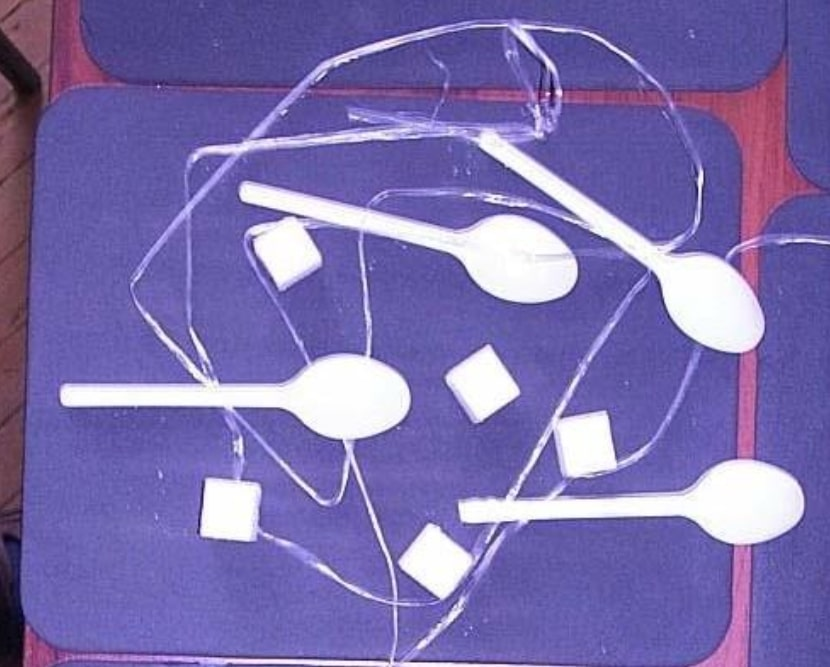
#> input picture pic2.jpg, 830 x 667 px
$ jupyter execute --allow-errors indiv2.ipynb
#> lines starting #> are read from the running program, lines starting #| are printed output that depends on the picture; after the words box and inside, x2 and y2 are one past the last pixel; in counts of white or black regions, pixels touching at a corner belong together
[cell 1]
from IPython import get_ipython
my_variables = set(dir())  # Write this line at the beginning of cell
my_variables = list(set(dir()) - my_variables)  # Write these 2 lines at the end of cell
get_ipython().magic('%reset_selective -f [{}]'.format(','.join(my_variables)))

import cv2 as cv
import numpy as np
import numpy.ma as ma
from matplotlib import pyplot as plt
from PIL import Image, ImageDraw
import pylab

[cell 2]
def plt_show(image, color = None):
    pic_size=5
    plt.figure(figsize = (pic_size, pic_size))
    plt.imshow(image, color)
    plt.show()

[cell 3]
def otsuFragment(pix, old):
    hist = hist_ar(pix)

    summ = 0
    for x in range(len(pix)):
        summ = summ +pix[x]

    indexMax = 0
    sigMax = 0.0

    l1 = 0
    o1 = 0

    if len(old)==0:
        old_new=[0]

    for thresh in range(1,len(hist)):

        if not thresh in old:
            l1 = l1 +  hist[thresh]

            # print("o1 ",o1)
            o1 =o1+ thresh * hist[thresh]

            # print("l1",l1)
            omega1 = l1 /len(pix)
            omega2 = 1.0 - omega1

            lyamda1 = o1 /l1
            lyamda2 = (summ - o1)/(len(pix) - l1)

            between = lyamda1 - lyamda2

            sigma = omega1 * omega2 * between * between

            if (sigma > sigMax):
                sigMax = sigma
                indexMax = thresh
    return indexMax

def hist_ar(pixarr):
        h = np.zeros(256, np.float32)
        for x in range(len(pixarr)):
            h[round(pixarr[x])]=h[round(pixarr[x])]+1
        for i in range(len(h)):
            if len(h)>i:
                if ((h[i]==0) & (len(h)>0)):
                    h=np.setdiff1d(h, 0)
                    i = i - 1
        return h

def otsu_loc(image_name):
#> called with image_name = 'pic2.jpg'
    partsH = 2;  partsV = 2

    ref = cv.imread(image_name, cv.IMREAD_GRAYSCALE)
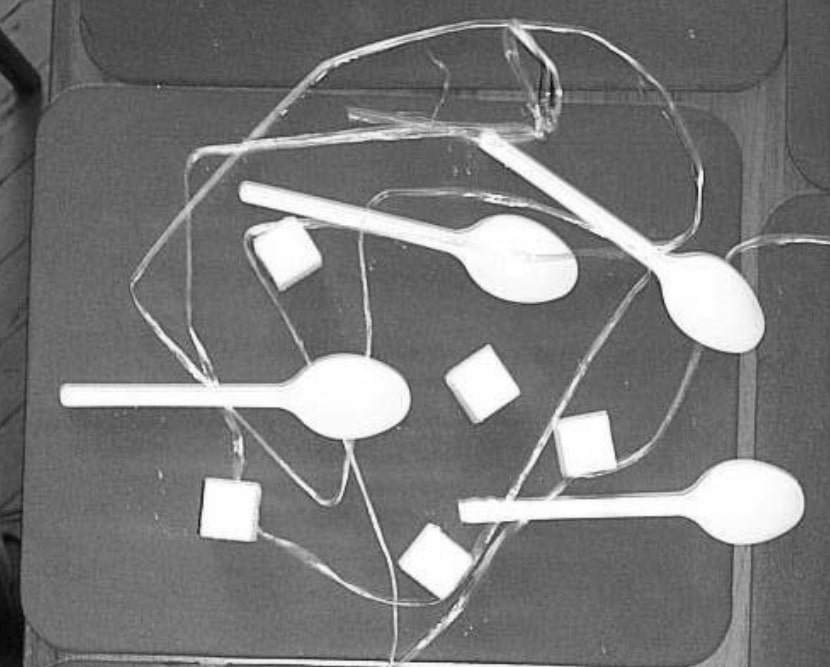
#> ref: shape (667, 830); min 3, max 255, mean 121.2
    image = Image.open(image_name)
    new_pix = ImageDraw.Draw(image)

    sizeV = image.size[1];  sizeH = image.size[0]
#> after `sizeV = image.size[1]`: sizeV = 667
#> after `sizeH = image.size[0]`: sizeH = 830

    stepV = np.array([x for x in range(0,sizeV-sizeV//partsH+1,int(sizeV//partsH))])
#> stepV = [0, 333]
    stepV=np.append(stepV,sizeV)
#> stepV = [0, 333, 667]

    stepH = np.array([x for x in range(0,sizeH-sizeH//partsV+1,int(sizeH//partsV))])
#> stepH = [0, 415]
    stepH=np.append(stepH, sizeH)
#> stepH = [0, 415, 830]

    pixarr = cv.imread(image_name, cv.IMREAD_GRAYSCALE)
    for i in range(len(stepV)-1):
        for j in range(len(stepH)-1):
            arr1 = arr = (pixarr[stepV[i]:stepV[i+1],stepH[j]:stepH[j+1]])
            limit = otsuFragment(arr1.reshape(len(arr)*len(arr[0])), [])
            for x in range(stepV[i],stepV[i+1]):
                for y in range(stepH[j],stepH[j+1]):
                    if arr[x-stepV[i],y-stepH[j]] < limit:
                        pix = 0
                    else:
                        pix = 255
                    ref[x][y]=pix
                    new_pix.point((y, x), (pix, pix, pix))
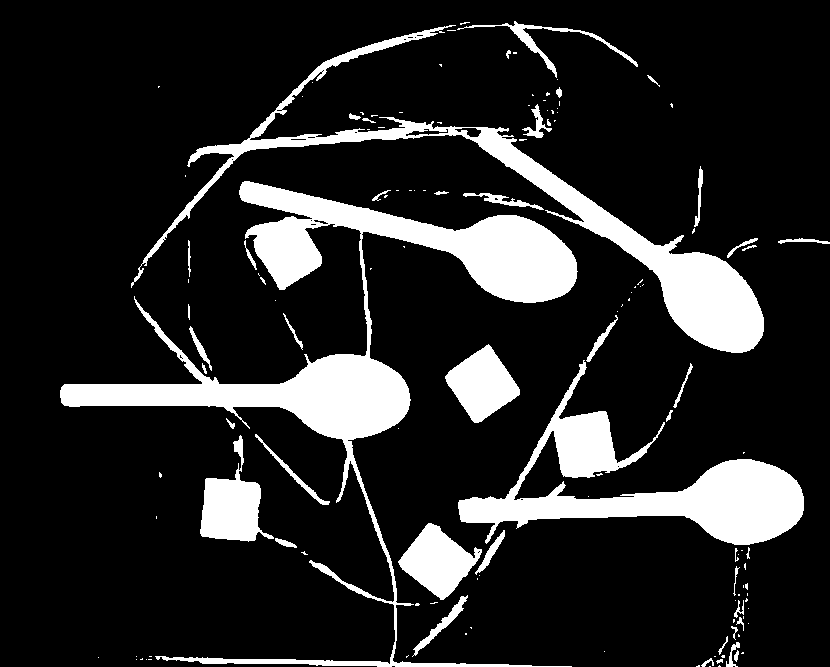
#> ref: shape (667, 830); 15.5% white; 135 white regions (90 under 20 px), largest, box (x1, y1, x2, y2) and area: (60, 181, 578, 667) 34068, (131, 25, 764, 353) 17990, (458, 360, 804, 545) 17753
    fig, ax = plt.subplots(1,2)
    plt.title("Local binarization Otsu's method")
    ax[0].imshow( Image.open(image_name) )
    ax[1].imshow(image)
    plt.show()
    return ref

$ run again, with pic1.jpg copied over pic2.jpg
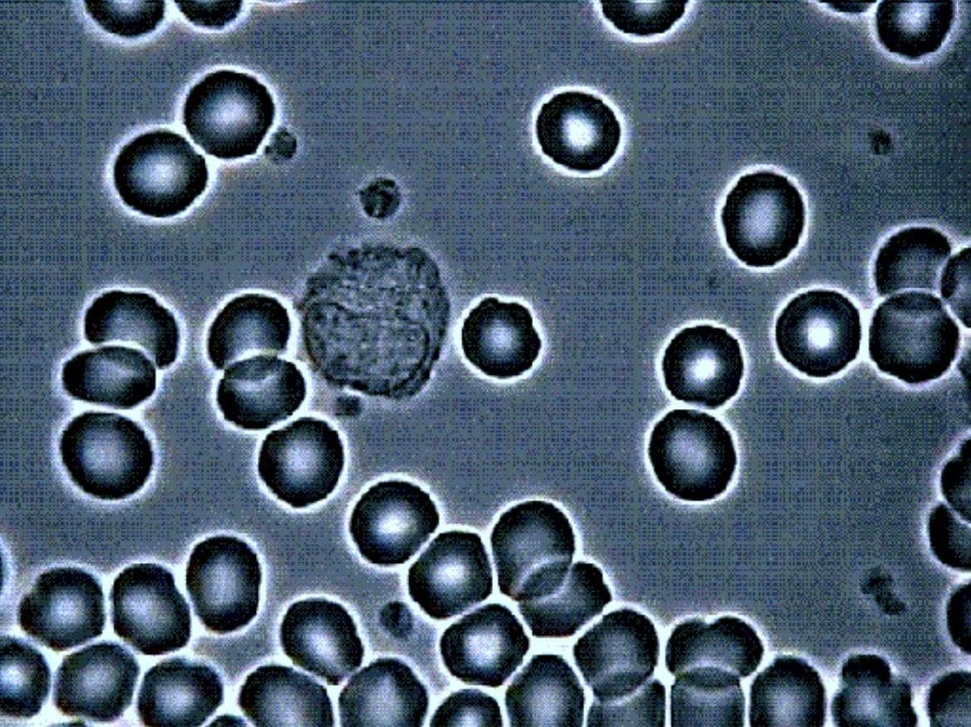
#> input picture pic1.jpg, 971 x 727 px, shrunk from 1172 x 878 before the run
#> in otsu_loc, `ref = cv.imread(image_name, cv.IMREAD_GRAYSCALE)`:
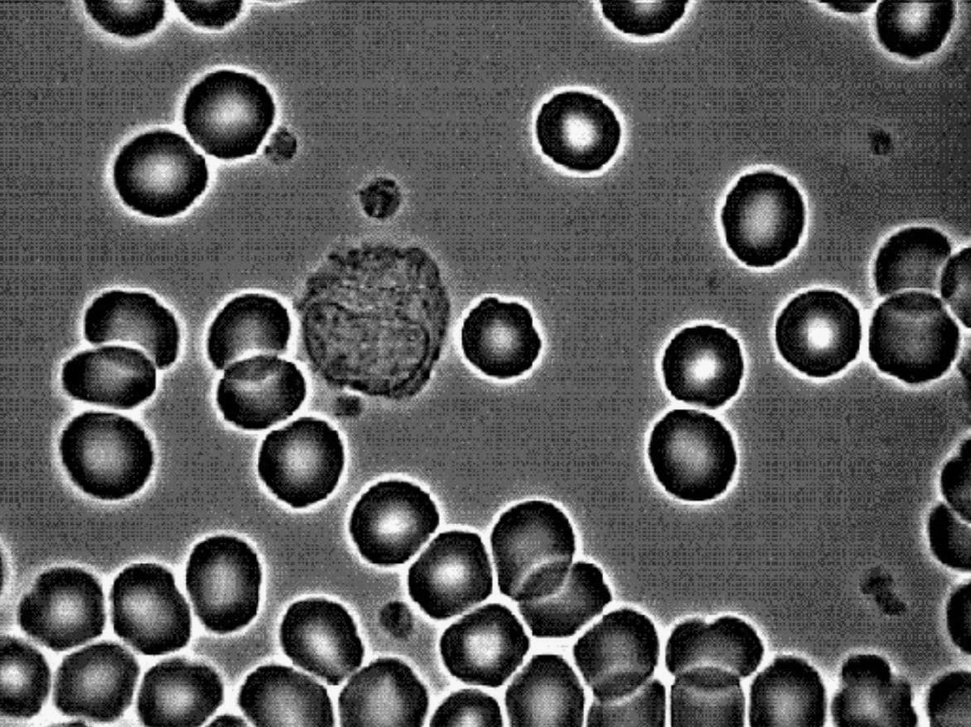
#> ref: shape (727, 971); min 0, max 255, mean 90.5
#> after the loop in otsu_loc, `for i in range(len(stepV)-1):`:
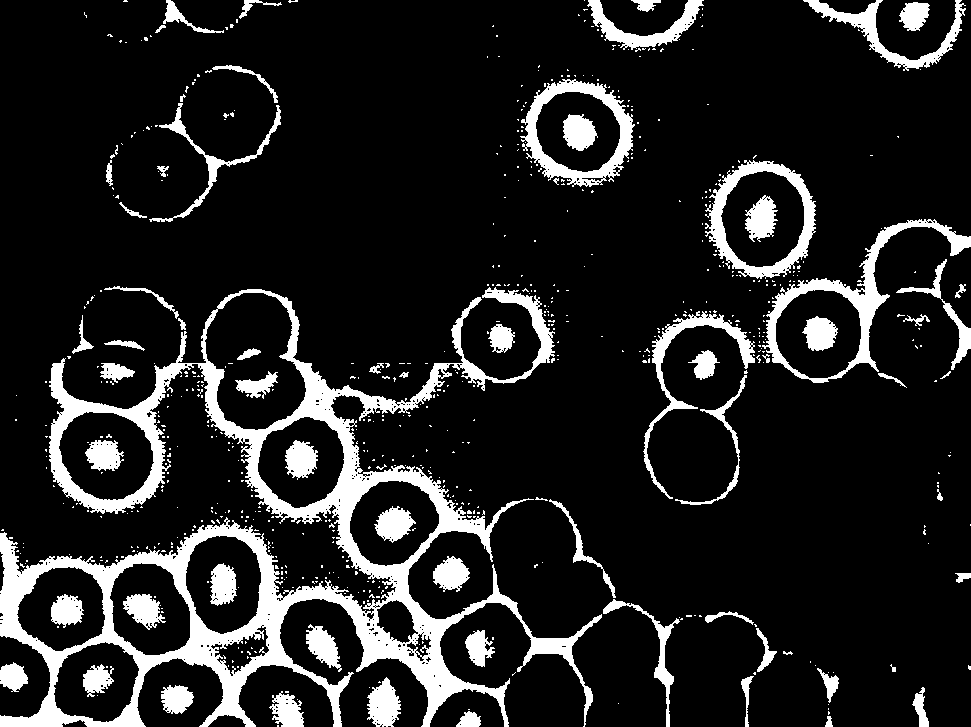
#> ref: shape (727, 971); 13.5% white; 659 white regions (590 under 20 px), largest, box (x1, y1, x2, y2) and area: (0, 287, 602, 727) 48373, (762, 219, 971, 383) 4665, (520, 79, 635, 187) 3651
